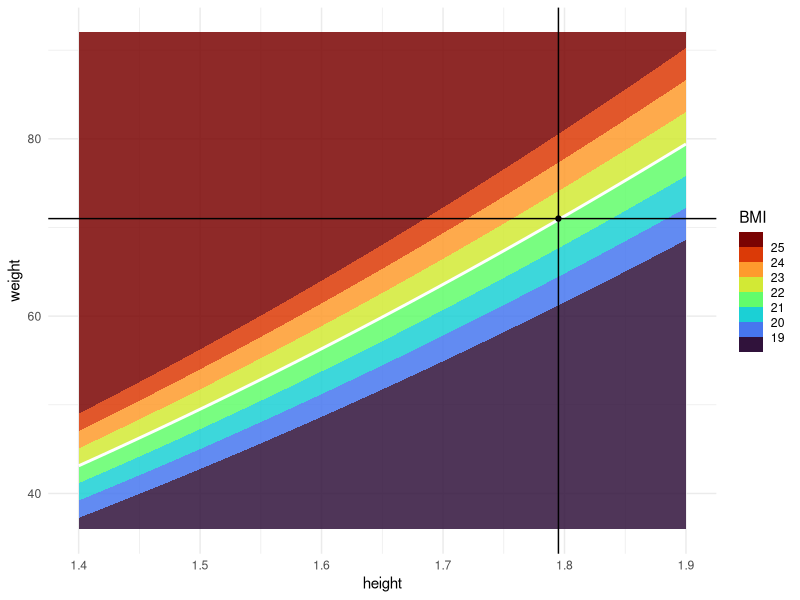
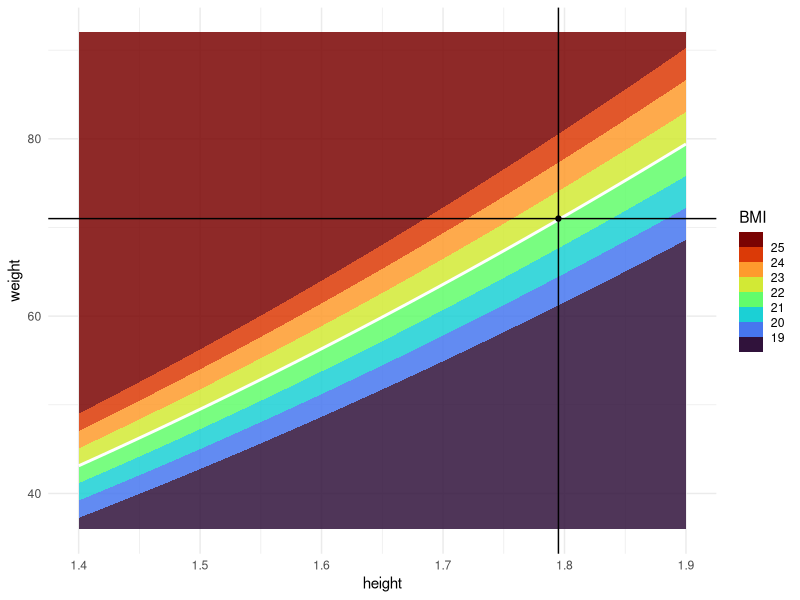

The R script that drew these images, in order:
library(tidyverse)

df = tidyr::crossing(
  height = seq(1.4, 1.9, 0.01),
  weight = seq(36, 92, 0.5)
) %>%
  dplyr::mutate(bmi = weight / (height ** 2)) %>%
  print()

p = ggplot(df) +
  aes(height, weight) +
  geom_contour_filled(aes(z = bmi), breaks = c(0, seq(19, 25), Inf), alpha = 0.85) +
  scale_fill_viridis_d(option = "turbo", guide = guide_colorsteps(title = "BMI")) +
  stat_function(fun = function(x) 22 * (x ** 2), size = 1, color = "#ffffff") +
  geom_vline(xintercept = 1.795) +
  geom_hline(yintercept = 71) +
  annotate("point", x = 1.795, y = 71) +
  theme_minimal()
p
ggsave("bmi.pdf", p, width = 4, height = 4)
